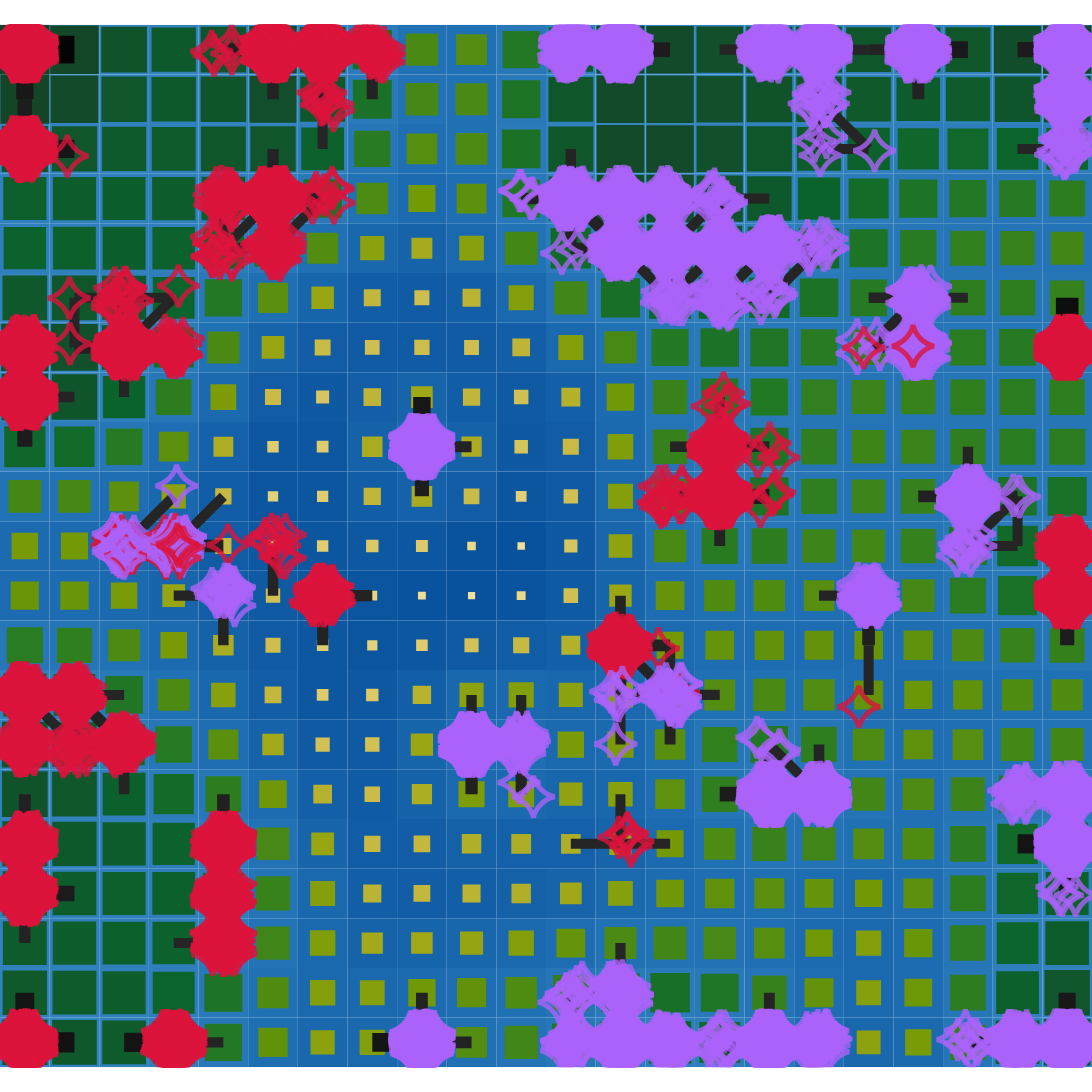

Notebook cell for this chart:
### Code cell
fig1 = basin.pond() \
    .pad_layer(gap="nogap") \
    .rhizome_layer(min_width=10, max_width=30) \
    .attraction_layer(X_scaled, jitter_amount=.25, marker=dict(color="rgba(255,0,0,0%)", line=dict(color=marker_colors, width=5), symbol="star-diamond", size=30, opacity=.8), name="Projection of training data colored by class") \
    .visualize(**plot_args);
